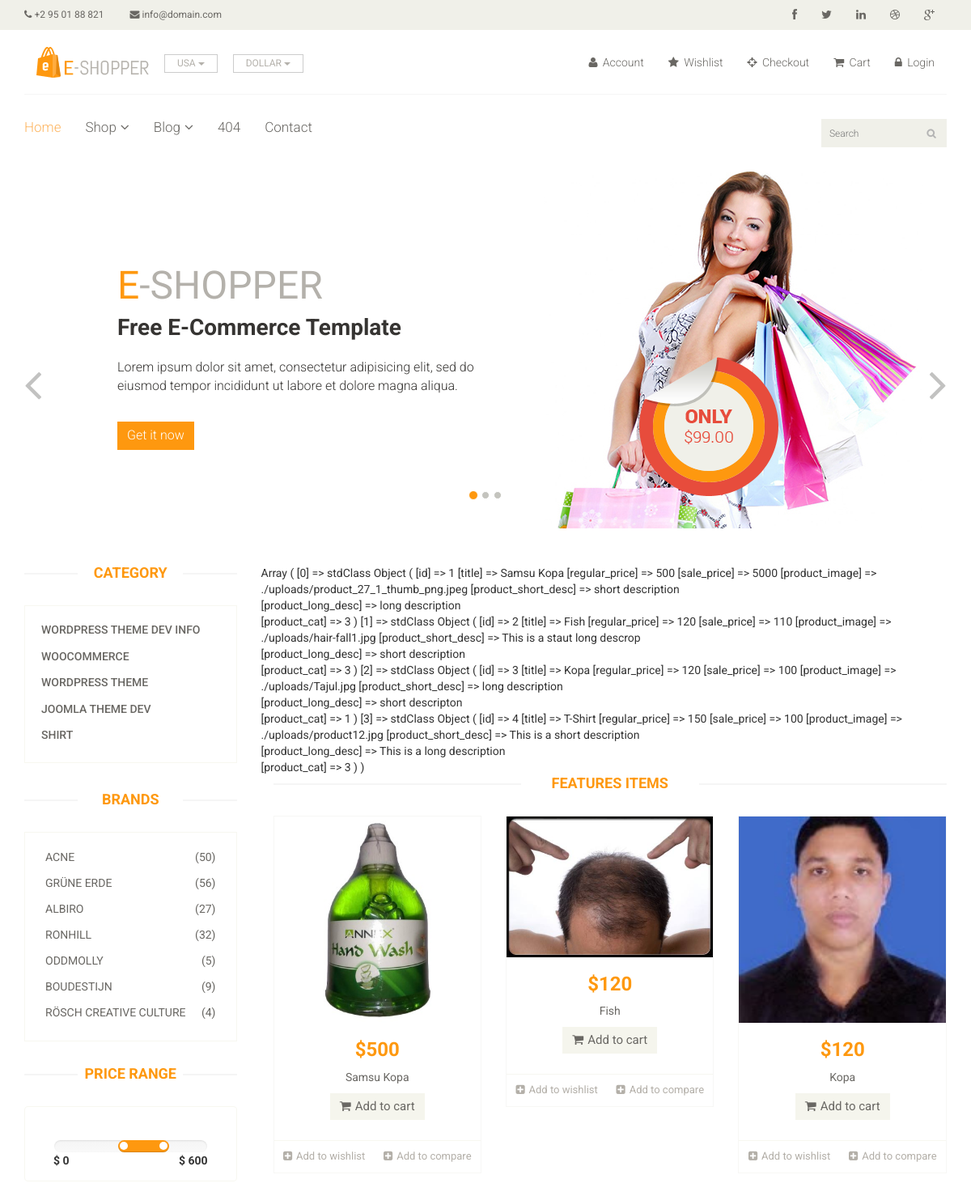
Before: / (upper part) with the older database file.
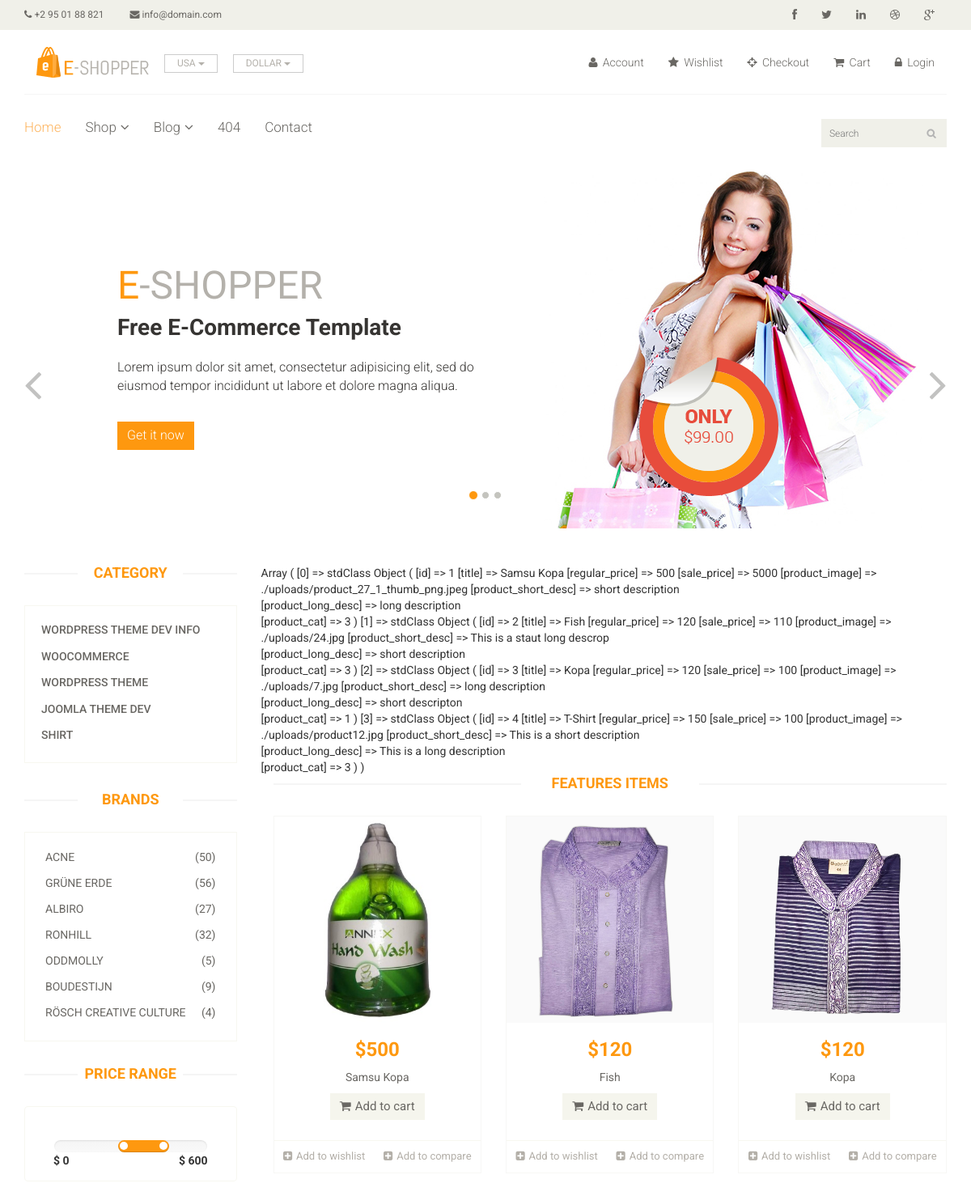
After: the same page with the newer database file.
### tables this page shows
CREATE TABLE `product_cat_tbl` (
  `id` int(11) NOT NULL,
  `cat_name` varchar(255) NOT NULL,
  `cat_desc` varchar(255) NOT NULL,
  `cat_status` int(2) NOT NULL
);

CREATE TABLE `products_tbl` (
  `id` int(11) NOT NULL,
  `title` varchar(255) NOT NULL,
  `regular_price` int(11) NOT NULL,
  `sale_price` int(11) NOT NULL,
  `product_image` varchar(255) NOT NULL,
  `product_short_desc` varchar(255) NOT NULL,
  `product_long_desc` varchar(255) NOT NULL,
  `product_cat` varchar(255) NOT NULL
);

### application/controllers/Welcome.php (called while the page is built, shortened)
<?php
class Welcome extends CI_Controller {
	public function index(){
		$data = array();
		$data['header'] = $this->load->view('frontEnd/tp-parts/header', '', true);
		$data['footer'] = $this->load->view('frontEnd/tp-parts/footer', '', true);
		$data['main_slider'] = $this->load->view('frontEnd/tp-parts/main_slider', '', true);
		$data['category_info'] = $this->Product_Model->select_all_active_category();
		$data['left_sidebar'] = $this->load->view('frontEnd/tp-parts/left_sidebar', $data, true);
		$data['product_info'] = $this->Product_Model->select_all_product_info();
		$data['main_content'] = $this->load->view('frontEnd/tp-parts/main_content', $data, true);
		$this->load->view('frontEnd/home', $data);
	}
}

### index.php (called while the page is built, shortened)
<?php
require_once BASEPATH.'core/CodeIgniter.php';

### application/models/Product_Model.php (called while the page is built, shortened)
<?php
Class Product_Model extends CI_Model{
	public function select_all_product_info(){
		$this->db->select('*');
		$this->db->from('products_tbl');
		$query_result = $this->db->get();
		$result = $query_result->result();
		return $result;
	}
	public function select_all_active_category(){
		$this->db->select('*');
		$this->db->from('product_cat_tbl');
		$this->db->where('cat_status', 1);
		$query_result = $this->db->get();
		$result = $query_result->result();
		return $result;
	}
}

### application/views/frontEnd/tp-parts/main_content.php (the view, shortened to what this page needs)
<?php print_r($product_info); ?>
<div class="features_items">
	<h2 class="title text-center">Features Items</h2>
	<?php foreach ($product_info as $value): ?>
	<div class="col-sm-4">
		<div class="product-image-wrapper">
			<div class="single-products">
					<div class="productinfo text-center">
						<img src="<?php echo $value->product_image; ?>" alt="<?php echo $value->title; ?>" />
						<h2>$<?php echo $value->regular_price; ?></h2>
						<p><?php echo $value->title; ?></p>
						<a href="#" class="btn btn-default add-to-cart"><i class="fa fa-shopping-cart"></i>Add to cart</a>
					</div>
					<div class="product-overlay">
						<div class="overlay-content">
						</div>
					</div>
			</div>
			<div class="choose">
				<ul class="nav nav-pills nav-justified">
					<li><a href="#"><i class="fa fa-plus-square"></i>Add to wishlist</a></li>
					<li><a href="#"><i class="fa fa-plus-square"></i>Add to compare</a></li>
				</ul>
			</div>
		</div>
	</div>
<?php endforeach; ?>
</div>

### application/views/frontEnd/tp-parts/header.php (shortened to what this page needs)
<!DOCTYPE html>
<html lang="en">
<head>
    <link href="<?php echo base_url(); ?>assets/frontEnd/css/bootstrap.min.css" rel="stylesheet">
    <link href="<?php echo base_url(); ?>assets/frontEnd/css/font-awesome.min.css" rel="stylesheet">
    <link href="<?php echo base_url(); ?>assets/frontEnd/css/prettyPhoto.css" rel="stylesheet">
    <link href="<?php echo base_url(); ?>assets/frontEnd/css/price-range.css" rel="stylesheet">
    <link href="<?php echo base_url(); ?>assets/frontEnd/css/animate.css" rel="stylesheet">
	<link href="<?php echo base_url(); ?>assets/frontEnd/css/main.css" rel="stylesheet">
	<link href="<?php echo base_url(); ?>assets/frontEnd/css/responsive.css" rel="stylesheet">
</head>
<body>
	<header id="header">
		<div class="header_top">
			<div class="container">
				<div class="row">
					<div class="col-sm-6">
						<div class="contactinfo">
							<ul class="nav nav-pills">
								<li><a href="#"><i class="fa fa-phone"></i> +2 95 01 88 821</a></li>
								<li><a href="#"><i class="fa fa-envelope"></i> info@domain.com</a></li>
							</ul>
						</div>
					</div>
					<div class="col-sm-6">
						<div class="social-icons pull-right">
							<ul class="nav navbar-nav">
								<li><a href="#"><i class="fa fa-facebook"></i></a></li>
								<li><a href="#"><i class="fa fa-twitter"></i></a></li>
								<li><a href="#"><i class="fa fa-linkedin"></i></a></li>
								<li><a href="#"><i class="fa fa-dribbble"></i></a></li>
								<li><a href="#"><i class="fa fa-google-plus"></i></a></li>
							</ul>
						</div>
					</div>
				</div>
			</div>
		</div>
		<div class="header-middle">
			<div class="container">
				<div class="row">
					<div class="col-md-4 clearfix">
						<div class="logo pull-left">
							<a href="index-2.html"><img src="<?php echo base_url(); ?>assets/frontEnd/images/home/logo.png" alt="" /></a>
						</div>
						<div class="btn-group pull-right clearfix">
							<div class="btn-group">
								<button type="button" class="btn btn-default dropdown-toggle usa" data-toggle="dropdown">
									USA
									<span class="caret"></span>
								</button>
							</div>
							<div class="btn-group">
								<button type="button" class="btn btn-default dropdown-toggle usa" data-toggle="dropdown">
									DOLLAR
									<span class="caret"></span>
								</button>
							</div>
						</div>
					</div>
					<div class="col-md-8 clearfix">
						<div class="shop-menu clearfix pull-right">
							<ul class="nav navbar-nav">
								<li><a href="#"><i class="fa fa-user"></i> Account</a></li>
								<li><a href="#"><i class="fa fa-star"></i> Wishlist</a></li>
								<li><a href="checkout.html"><i class="fa fa-crosshairs"></i> Checkout</a></li>
								<li><a href="cart.html"><i class="fa fa-shopping-cart"></i> Cart</a></li>
								<li><a href="login.html"><i class="fa fa-lock"></i> Login</a></li>
							</ul>
						</div>
					</div>
				</div>
			</div>
		</div>
		<div class="header-bottom">
			<div class="container">
				<div class="row">
					<div class="col-sm-9">
						<div class="mainmenu pull-left">
							<ul class="nav navbar-nav collapse navbar-collapse">
								<li><a href="index-2.html" class="active">Home</a></li>
								<li class="dropdown"><a href="#">Shop<i class="fa fa-angle-down"></i></a>
                                </li>
								<li class="dropdown"><a href="#">Blog<i class="fa fa-angle-down"></i></a>
                                </li>
								<li><a href="404.html">404</a></li>
								<li><a href="contact-us.html">Contact</a></li>
							</ul>
						</div>
					</div>
					<div class="col-sm-3">
						<div class="search_box pull-right">
							<input type="text" placeholder="Search"/>
						</div>
					</div>
				</div>
			</div>
		</div>
	</header>

### application/views/frontEnd/tp-parts/footer.php (shortened to what this page needs)
</body>
</html>

### application/views/frontEnd/tp-parts/main_slider.php (shortened to what this page needs)
<section id="slider">
	<div class="container">
		<div class="row">
			<div class="col-sm-12">
				<div id="slider-carousel" class="carousel slide" data-ride="carousel">
					<ol class="carousel-indicators">
						<li data-target="#slider-carousel" data-slide-to="0" class="active"></li>
						<li data-target="#slider-carousel" data-slide-to="1"></li>
						<li data-target="#slider-carousel" data-slide-to="2"></li>
					</ol>
					<div class="carousel-inner">
						<div class="item active">
							<div class="col-sm-6">
								<h1><span>E</span>-SHOPPER</h1>
								<h2>Free E-Commerce Template</h2>
								<p>Lorem ipsum dolor sit amet, consectetur adipisicing elit, sed do eiusmod tempor incididunt ut labore et dolore magna aliqua. </p>
								<button type="button" class="btn btn-default get">Get it now</button>
							</div>
							<div class="col-sm-6">
								<img src="<?php echo base_url(); ?>assets/frontEnd/images/home/girl1.jpg" class="girl img-responsive" alt="" />
								<img src="<?php echo base_url(); ?>assets/frontEnd/images/home/pricing.png"  class="pricing" alt="" />
							</div>
						</div>
					</div>
					<a href="#slider-carousel" class="left control-carousel hidden-xs" data-slide="prev">
						<i class="fa fa-angle-left"></i>
					</a>
					<a href="#slider-carousel" class="right control-carousel hidden-xs" data-slide="next">
						<i class="fa fa-angle-right"></i>
					</a>
				</div>
			</div>
		</div>
	</div>
</section>

### application/views/frontEnd/tp-parts/left_sidebar.php (shortened to what this page needs)
<div class="left-sidebar">
	<h2>Category</h2>
	<div class="panel-group category-products" id="accordian">
		<?php foreach ($category_info as $value): ?>
		<div class="panel panel-default">
			<div class="panel-heading">
				<h4 class="panel-title"><a href="#"><?php echo $value->cat_name; ?></a></h4>
			</div>
		</div>
		<?php endforeach; ?>
	</div>
	<div class="brands_products">
		<h2>Brands</h2>
		<div class="brands-name">
			<ul class="nav nav-pills nav-stacked">
				<li><a href="#"> <span class="pull-right">(50)</span>Acne</a></li>
				<li><a href="#"> <span class="pull-right">(56)</span>Grüne Erde</a></li>
				<li><a href="#"> <span class="pull-right">(27)</span>Albiro</a></li>
				<li><a href="#"> <span class="pull-right">(32)</span>Ronhill</a></li>
				<li><a href="#"> <span class="pull-right">(5)</span>Oddmolly</a></li>
				<li><a href="#"> <span class="pull-right">(9)</span>Boudestijn</a></li>
				<li><a href="#"> <span class="pull-right">(4)</span>Rösch creative culture</a></li>
			</ul>
		</div>
	</div>
	<div class="price-range">
		<h2>Price Range</h2>
		<div class="well text-center">
			 <input type="text" class="span2" value="" data-slider-min="0" data-slider-max="600" data-slider-step="5" data-slider-value="[250,450]" id="sl2" ><br />
			 <b class="pull-left">$ 0</b> <b class="pull-right">$ 600</b>
		</div>
	</div>
</div>

### application/views/frontEnd/home.php
<?php echo $header; ?>
<?php echo $main_slider; ?>
	<section>
		<div class="container">
			<div class="row">
				<div class="col-sm-3">
				<?php echo $left_sidebar; ?>
				</div>
				<div class="col-sm-9 padding-right">
					<?php echo $main_content; ?>
				</div>
			</div>
		</div>
	</section>
	<?php echo $footer; ?>

Changed rows visible on the page:
changed products_tbl "Fish": product_image: a different picture
changed products_tbl "Kopa": product_image: a different picture
Other visible differences:
$main_content: "…=> 110 [product_image] => ./uploads/hair-fall1.jpg [product_short_desc] => This is a staut long descrop [product_long_desc] => short description [product_cat] => 3 ) [2] => stdClass Object ( [id] => 3 [title] => Kopa [regular_price] => 120 [sale_price] => 100 [product_image] => ./uploads/Tajul.jpg [product_short_desc] => long description…" → "…=> 110 [product_image] => ./uploads/24.jpg [product_short_desc] => This is a staut long descrop [product_long_desc] => short description [product_cat] => 3 ) [2] => stdClass Object ( [id] => 3 [title] => Kopa [regular_price] => 120 [sale_price] => 100 [product_image] => ./uploads/7.jpg [product_short_desc] => long description…"
